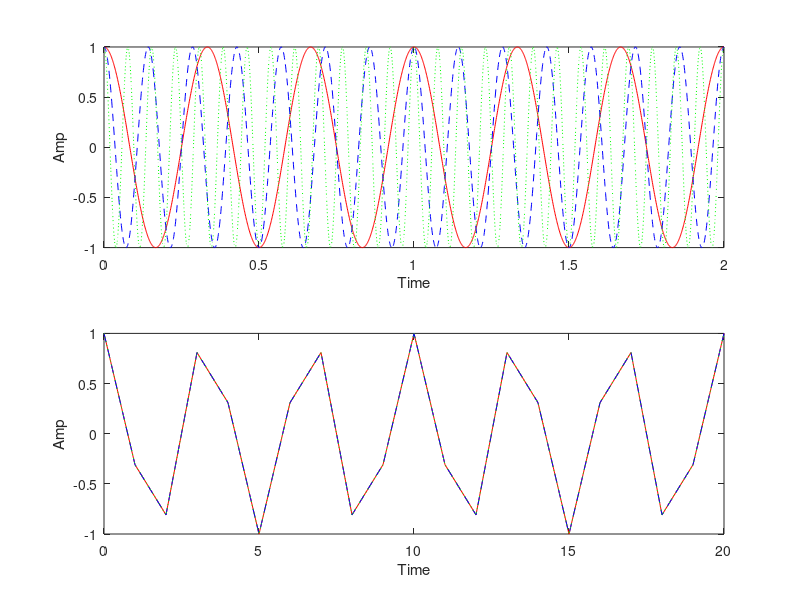

Here is the MATLAB script that generated this plot:
t = 0:0.001:2;
g1 = cos(6*pi*t);
g2 = cos(14*pi*t);
g3 = cos(26*pi*t);

n = 0:1:20;
g1n = cos(0.6*pi*n);
g2n = cos(1.4*pi*n);
g3n = cos(2.6*pi*n);

subplot(2,1,1);
plot(t,g1,'r-',t,g2,'b--',t,g3,'g:');
xlabel('Time');
ylabel('Amp');

subplot(2,1,2);
plot(n,g1n,'r-',n,g2n,'b--',n,g3n,'g:');
xlabel('Time');
ylabel('Amp');